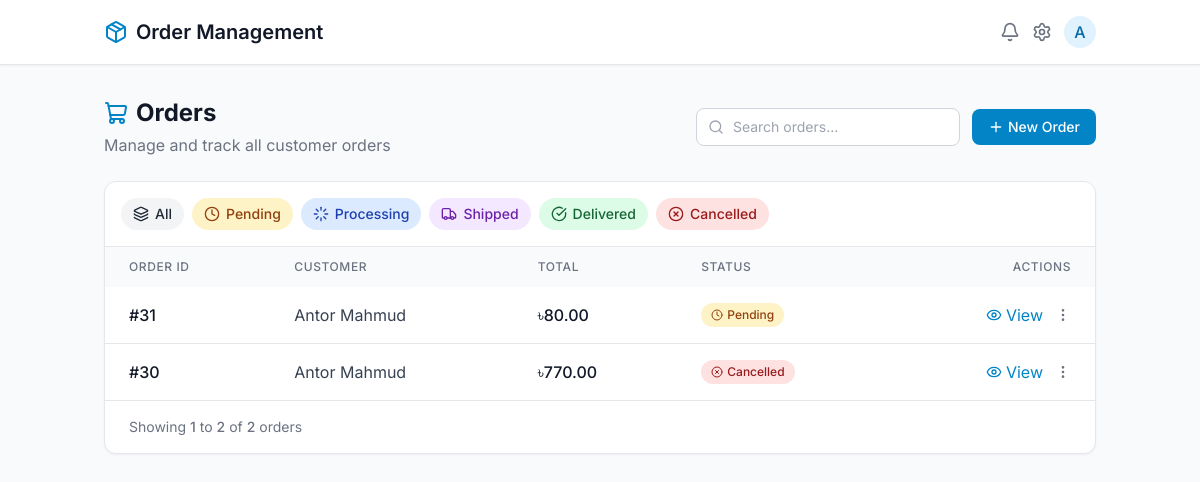
Page /orders-manage/ (signed in) on the committed database.
### base/models.py (models this page shows, shortened)
class BaseModel(models.Model):
    created_at = models.DateTimeField(auto_now_add=True)
    updated_at = models.DateTimeField(auto_now=True)
    class Meta:
        abstract = True

class Order(BaseModel):
    user = models.ForeignKey(User, on_delete=models.CASCADE, related_name='user_orders', null=True, blank=True)
    SHIPPING_CHOICES = [
        ('dhaka', 'Inside Dhaka City'),
        ('chittagong', 'Inside Chittagong City'),
        ('outside', 'Outside Dhaka & Chittagong'),
    ]
    STATUS_CHOICES = [
        ('pending', 'Pending'),
        ('processing', 'Processing'),
        ('shipped', 'Shipped'),
        ('delivered', 'Delivered'),
        ('cancelled', 'Cancelled'),
    ]
    full_name = models.CharField(max_length=255)
    phone_number = models.CharField(max_length=15)
    email = models.EmailField(blank=True, null=True)
    address = models.TextField()
    shipping_method = models.CharField(max_length=20, choices=SHIPPING_CHOICES)
    order_status = models.CharField(max_length=20, choices=STATUS_CHOICES, default='pending')
    discount_amount = models.DecimalField(max_digits=10, decimal_places=2, default=0.00)
    shipping_cost = models.DecimalField(max_digits=10, decimal_places=2)
    total_price = models.DecimalField(max_digits=10, decimal_places=2)

### base/views.py (the view)
# urls.py: path('orders-manage/', order_list, name="order_list"),
def order_list(request):
    if not request.user.is_staff:
        messages.error(request, "Only admin can view this page.")
        return redirect('/')
    status_filter = request.GET.get('status', 'all')
    if status_filter == "all":
        orders = Order.objects.all().order_by('-id')
    else:
        orders = Order.objects.filter(order_status=status_filter).order_by('-id')
    paginator = Paginator(orders, 10)
    page_number = request.GET.get('page')
    page_obj = paginator.get_page(page_number)
    context = {
        "orders": page_obj,
        "status_filter": status_filter,
    }
    return render(request, "orders/order_list.html", context)

### base/context_processors.py (called while the page is built)
def category_context(request):
    categories = Category.objects.prefetch_related('child').all()
    return {'categories': categories}

def site_info_context(request):
    site_info = cache.get('site_info')
    if not site_info:
        site_info = SiteInfo.objects.first()
        cache.set('site_info', site_info, timeout=1000)
    return {'site_info': site_info}

def cart_item_count(request):
    cart_count = 0
    if request.user.is_authenticated:
        try:
            cart = Cart.objects.get(user=request.user)
            cart_count = len([item for item in CartItems.objects.filter(cart=cart)])
            print(cart_count)
        except Cart.DoesNotExist:
            cart_count = 0
    return {'cart_count': cart_count}

def get_brands(request):
    brands = Brand.objects.all().order_by('-id')
    return {'all_brands': brands}

### templates/orders/order_list.html (shortened to what this page needs)
{% load static %}
<!DOCTYPE html>
<html lang="en">
<head>
    <script src="https://cdn.tailwindcss.com"></script>
</head>
<body class="bg-gray-50 min-h-screen">
    <div class="bg-white shadow-sm border-b">
        <div class="container mx-auto px-4 py-4 flex items-center justify-between">
            <div class="flex items-center space-x-2">
                <i data-lucide="package" class="h-6 w-6 text-primary-600"></i>
                <h1 class="text-xl font-semibold text-gray-900">Order Management</h1>
            </div>
            <div class="flex items-center space-x-3">
                <button class="flex items-center text-gray-500 hover:text-primary-600">
                    <i data-lucide="bell" class="h-5 w-5"></i>
                </button>
                <button class="flex items-center text-gray-500 hover:text-primary-600">
                    <i data-lucide="settings" class="h-5 w-5"></i>
                </button>
                <div class="h-8 w-8 rounded-full bg-primary-100 flex items-center justify-center text-primary-700 font-medium">
                    A
                </div>
            </div>
        </div>
    </div>
    <div class="container mx-auto px-4 py-8">
        <div class="flex flex-col md:flex-row md:items-center md:justify-between mb-6">
            <div class="mb-4 md:mb-0">
                <h2 class="text-2xl font-bold text-gray-900 flex items-center">
                    <i data-lucide="shopping-cart" class="h-6 w-6 mr-2 text-primary-600"></i>
                    Orders
                </h2>
                <p class="text-gray-500 mt-1">Manage and track all customer orders</p>
            </div>
            <div class="flex items-center">
                <div class="relative">
                    <i data-lucide="search" class="h-4 w-4 absolute left-3 top-1/2 transform -translate-y-1/2 text-gray-400"></i>
                    <input type="text" placeholder="Search orders..." class="pl-9 pr-4 py-2 border border-gray-300 rounded-lg focus:ring-2 focus:ring-primary-500 focus:border-primary-500 outline-none text-sm">
                </div>
                <button class="ml-3 bg-primary-600 hover:bg-primary-700 text-white px-4 py-2 rounded-lg flex items-center text-sm font-medium transition-colors">
                    <i data-lucide="plus" class="h-4 w-4 mr-1"></i>
                    New Order
                </button>
            </div>
        </div>
        <div class="bg-white rounded-xl shadow-sm border border-gray-200 overflow-hidden">
            <div class="p-4 border-b border-gray-200">
                <div class="flex flex-wrap gap-2">
                    <a href="?status=all" class="inline-flex items-center px-3 py-1.5 rounded-full text-sm font-medium bg-gray-100 text-gray-800 hover:bg-gray-200 transition-colors">
                        <i data-lucide="layers" class="h-4 w-4 mr-1.5"></i>
                        All
                    </a>
                    <a href="?status=pending" class="inline-flex items-center px-3 py-1.5 rounded-full text-sm font-medium bg-amber-100 text-amber-800 hover:bg-amber-200 transition-colors">
                        <i data-lucide="clock" class="h-4 w-4 mr-1.5"></i>
                        Pending
                    </a>
                    <a href="?status=processing" class="inline-flex items-center px-3 py-1.5 rounded-full text-sm font-medium bg-blue-100 text-blue-800 hover:bg-blue-200 transition-colors">
                        <i data-lucide="loader" class="h-4 w-4 mr-1.5"></i>
                        Processing
                    </a>
                    <a href="?status=shipped" class="inline-flex items-center px-3 py-1.5 rounded-full text-sm font-medium bg-purple-100 text-purple-800 hover:bg-purple-200 transition-colors">
                        <i data-lucide="truck" class="h-4 w-4 mr-1.5"></i>
                        Shipped
                    </a>
                    <a href="?status=delivered" class="inline-flex items-center px-3 py-1.5 rounded-full text-sm font-medium bg-green-100 text-green-800 hover:bg-green-200 transition-colors">
                        <i data-lucide="check-circle" class="h-4 w-4 mr-1.5"></i>
                        Delivered
                    </a>
                    <a href="?status=cancelled" class="inline-flex items-center px-3 py-1.5 rounded-full text-sm font-medium bg-red-100 text-red-800 hover:bg-red-200 transition-colors">
                        <i data-lucide="x-circle" class="h-4 w-4 mr-1.5"></i>
                        Cancelled
                    </a>
                </div>
            </div>
            <div class="overflow-x-auto">
                <table class="w-full text-left">
                    <thead>
                        <tr class="bg-gray-50 text-gray-500 text-xs uppercase tracking-wider">
                            <th class="px-6 py-3 font-medium">Order ID</th>
                            <th class="px-6 py-3 font-medium">Customer</th>
                            <th class="px-6 py-3 font-medium">Total</th>
                            <th class="px-6 py-3 font-medium">Status</th>
                            <th class="px-6 py-3 font-medium text-right">Actions</th>
                        </tr>
                    </thead>
                    <tbody class="divide-y divide-gray-200">
                        {% for order in orders %}
                        <tr class="hover:bg-gray-50 transition-colors">
                            <td class="px-6 py-4 font-medium text-gray-900">#{{ order.id }}</td>
                            <td class="px-6 py-4 text-gray-700">{{ order.full_name }}</td>
                            <td class="px-6 py-4 font-medium text-gray-900">৳{{ order.total_price }}</td>
                            <td class="px-6 py-4">
                                {% if order.order_status == 'pending' %}
                                <span class="inline-flex items-center px-2.5 py-1 rounded-full text-xs font-medium bg-amber-100 text-amber-800">
                                    <i data-lucide="clock" class="h-3 w-3 mr-1"></i>
                                    {{ order.get_order_status_display }}
                                </span>
                                {% elif order.order_status == 'processing' %}
                                <span class="inline-flex items-center px-2.5 py-1 rounded-full text-xs font-medium bg-blue-100 text-blue-800">
                                    <i data-lucide="loader" class="h-3 w-3 mr-1"></i>
                                    {{ order.get_order_status_display }}
                                </span>
                                {% elif order.order_status == 'shipped' %}
                                <span class="inline-flex items-center px-2.5 py-1 rounded-full text-xs font-medium bg-purple-100 text-purple-800">
                                    <i data-lucide="truck" class="h-3 w-3 mr-1"></i>
                                    {{ order.get_order_status_display }}
                                </span>
                                {% elif order.order_status == 'delivered' %}
                                <span class="inline-flex items-center px-2.5 py-1 rounded-full text-xs font-medium bg-green-100 text-green-800">
                                    <i data-lucide="check-circle" class="h-3 w-3 mr-1"></i>
                                    {{ order.get_order_status_display }}
                                </span>
                                {% else %}
                                <span class="inline-flex items-center px-2.5 py-1 rounded-full text-xs font-medium bg-red-100 text-red-800">
                                    <i data-lucide="x-circle" class="h-3 w-3 mr-1"></i>
                                    {{ order.get_order_status_display }}
                                </span>
                                {% endif %}
                            </td>
                            <td class="px-6 py-4 text-right">
                                <div class="flex items-center justify-end space-x-3">
                                    <a href="{% url 'order_detail' order.id %}" class="text-primary-600 hover:text-primary-800 flex items-center">
                                        <i data-lucide="eye" class="h-4 w-4 mr-1"></i>
                                        View
                                    </a>
                                    <button class="text-gray-500 hover:text-gray-700">
                                        <i data-lucide="more-vertical" class="h-4 w-4"></i>
                                    </button>
                                </div>
                            </td>
                        </tr>
                        {% endfor %}
                    </tbody>
                </table>
            </div>
            <div class="px-6 py-4 border-t border-gray-200 flex items-center justify-between">
                <p class="text-sm text-gray-500">
                    Showing
                    <span class="font-medium">{{ orders.start_index }}</span>
                    to
                    <span class="font-medium">{{ orders.end_index }}</span>
                    of
                    <span class="font-medium">{{ orders.paginator.count }}</span>
                    orders
                </p>
            </div>
        </div>
    </div>
</body>
</html>

### templates/orders/order_list.html (style rules this page uses)
body { font-family: 'Inter', sans-serif; }

### rows in the picture
Order: id "31", full_name "Antor Mahmud", total_price "80.00", order_status "Pending"
Order: id "30", full_name "Antor Mahmud", total_price "770.00", order_status "Cancelled"

### other values in the picture
{{ orders.start_index }} "1"
{{ orders.end_index }} "2"
{{ orders.paginator.count }} "2"
